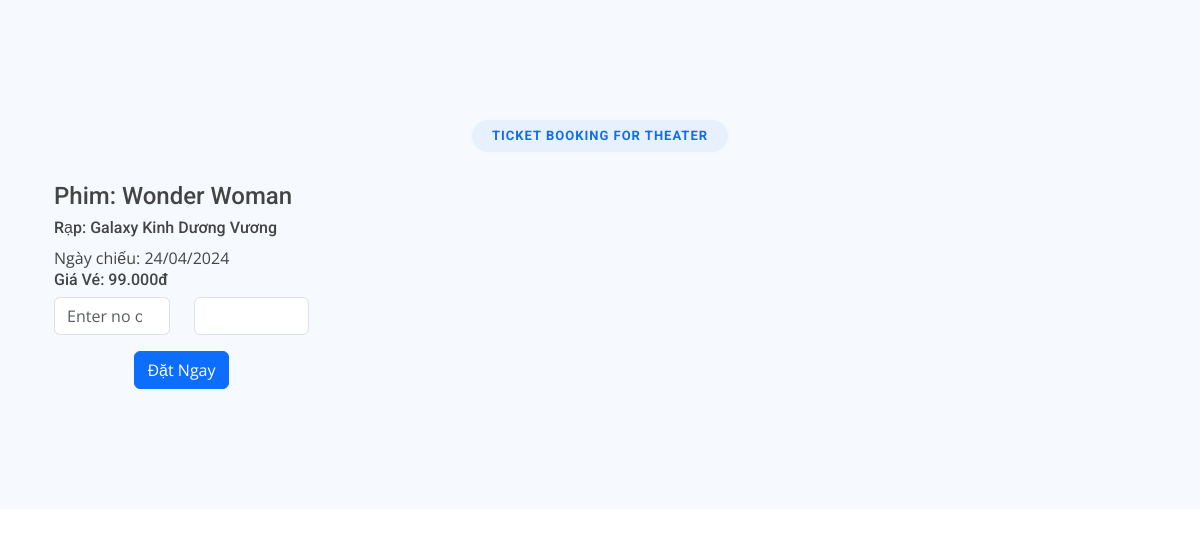
Page /booking.php?id=6 (signed in) on the committed database.
### tables this page shows
CREATE TABLE `theater` (
  `theaterid` int(11) NOT NULL,
  `theater_name` varchar(100) NOT NULL,
  `movieid` int(50) NOT NULL,
  `timing` varchar(50) NOT NULL,
  `days` varchar(50) NOT NULL,
  `date` date NOT NULL,
  `price` int(11) NOT NULL,
  `location` varchar(50) NOT NULL
);

CREATE TABLE `movies` (
  `movieid` int(11) NOT NULL,
  `title` varchar(50) NOT NULL,
  `description` varchar(100) NOT NULL,
  `releasedate` date NOT NULL,
  `rating` varchar(50) NOT NULL,
  `image` varchar(1000) NOT NULL,
  `trailer` varchar(1000) NOT NULL,
  `movie` varchar(10000) NOT NULL,
  `catid` int(11) NOT NULL
);

### booking.php (the view, shortened to what this page needs)
<?php
include('connect.php');
?>
<!DOCTYPE html>
<html lang="en">
<head>
  <link href="assets/vendor/aos/aos.css" rel="stylesheet">
  <link href="assets/vendor/bootstrap/css/bootstrap.min.css" rel="stylesheet">
  <link href="assets/vendor/bootstrap-icons/bootstrap-icons.css" rel="stylesheet">
  <link href="assets/vendor/boxicons/css/boxicons.min.css" rel="stylesheet">
  <link href="assets/vendor/glightbox/css/glightbox.min.css" rel="stylesheet">
  <link href="assets/vendor/swiper/swiper-bundle.min.css" rel="stylesheet">
  <link href="assets/css/style.css" rel="stylesheet">
</head>
<body>
<!-- <?php
    $theaterid = $_GET['id'];
?> -->
<section id="team" class="team section-bg">
      <div class="container aos-init aos-animate" data-aos="fade-up">
        <?php
            $sql = "SELECT theater.*, movies.*
            FROM theater
            INNER JOIN movies ON movies.movieid = theater.movieid
            WHERE theater.theaterid = '$theaterid'";
            $res = mysqli_query($con, $sql);
            ?>
            <section id="team" class="team section-bg">
            <div class="container aos-init aos-animate" data-aos="fade-up">
            <div class="section-title">
            <h2>Ticket Booking for Theater</h2>
            </div>
            <?php
            if(mysqli_num_rows($res) > 0){
            while($data = mysqli_fetch_array($res)){
            ?>
              <div class="row">
                <div class="col-lg-3 col-md-6 d-flex align-items-stretch aos-init aos-animate" data-aos="fade-up" data-aos-delay="100">
                <form action="booking.php" method="post" >
                    <div class="row">
                      <div class="member-info">
                        <h4>Phim: <?= $data['title'] ?> </span></h4>
                        <h6>Rạp: <?= $data['theater_name'] ?></h6>
                        <span>Ngày chiếu: <?= (new DateTime($data['date']))->format('d/m/Y') ?></span>
                        <h6>Giá Vé: <?= $data['price'] ?>.000đ</h6>
                      </div>
                      <div class="col form-group mb-3">
                            <input type="number" class="form-control" name="person" id="person" placeholder="Enter no of People" required="">
                        </div>
                        <div class="col form-group mb-3">
                            <input type="text" class="form-control" name="totalPrice" id="totalPrice" readonly>
                        </div>
                    </div>
                    <div class="text-center"><button type="submit" class="btn btn-primary" name="ticketbook">Đặt Ngay</button></div>
                  </form>
                </div>
         </div>
            <?php
            }
            }
            ?>
      </div>
</section>
</body>
</html>

### assets/css/style.css (style rules this page uses)
body { font-family: "Open Sans", sans-serif; color: #444444; }
h1, h2, h3, h4, h5, h6 { font-family: "Roboto", sans-serif; }
section { padding: 60px 0; overflow: hidden; }
.section-bg { background-color: #f6f9fe; }
.section-title { text-align: center; padding-bottom: 30px; }
.section-title h2 { font-size: 13px; letter-spacing: 1px; font-weight: 700; padding: 8px 20px; margin: 0; background: #e7f1fd; color: #106eea; display: inline-block; text-transform: uppercase; border-radius: 50px; }
.team { padding: 60px 0; }

### rows in the picture
theater: movieid.title "Wonder Woman", theater_name "Galaxy Kinh Dương Vương", date "24/04/2024", price "99"
